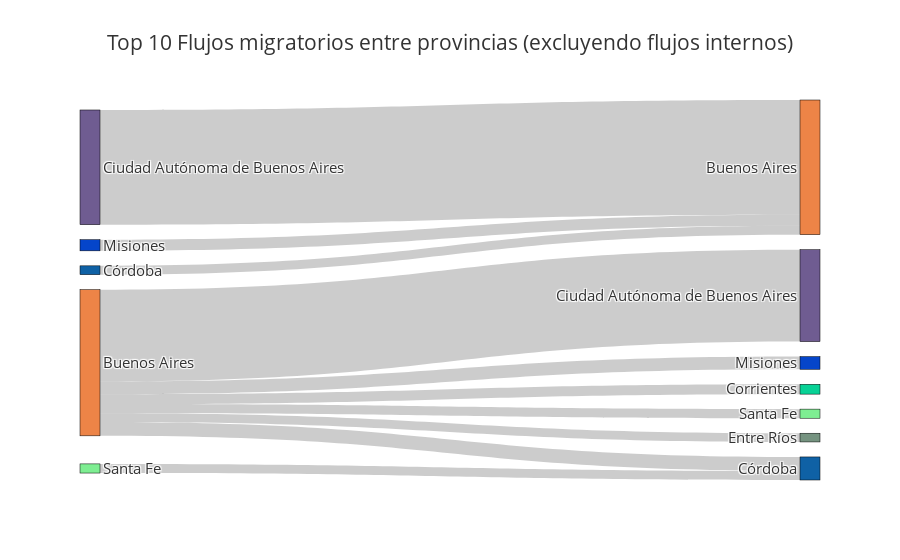

The notebook cell this image was saved under:
### Code cell
migraciones_no_self = df[df['provincia_origen_nombre'] != df['provincia_destino_nombre']]

migraciones_agrupadas = migraciones_no_self.groupby(['provincia_origen_nombre', 'provincia_destino_nombre'])['migrantes'].sum().reset_index()

top_10_migraciones = migraciones_agrupadas.nlargest(10, 'migrantes')

provincias = set(top_10_migraciones['provincia_origen_nombre'].unique()) | set(top_10_migraciones['provincia_destino_nombre'].unique())

colores = {}
for provincia in provincias:
    colores[provincia] = f'rgb({random.randint(0, 255)}, {random.randint(0, 255)}, {random.randint(0, 255)})'

#Grafico
fig = go.Figure(data=[go.Sankey(
    node=dict(
        pad=15,
        thickness=20,
        line=dict(color="black", width=0.5),
        label=top_10_migraciones['provincia_origen_nombre'].unique().tolist() + top_10_migraciones['provincia_destino_nombre'].unique().tolist(),
        color=[colores[provincia] for provincia in top_10_migraciones['provincia_origen_nombre'].unique().tolist()] + [colores[provincia] for provincia in top_10_migraciones['provincia_destino_nombre'].unique().tolist()],
    ),
    link=dict(
        source=[top_10_migraciones['provincia_origen_nombre'].unique().tolist().index(origen) for origen in top_10_migraciones['provincia_origen_nombre']],
        target=[len(top_10_migraciones['provincia_origen_nombre'].unique().tolist()) + top_10_migraciones['provincia_destino_nombre'].unique().tolist().index(destino) for destino in top_10_migraciones['provincia_destino_nombre']],  # índice de la provincia de destino
        value=top_10_migraciones['migrantes'],
    ),
    arrangement="snap",
)])

fig.update_layout(title_text="Top 10 Flujos migratorios entre provincias (excluyendo flujos internos)",
                  font_size=15,
                  template="ggplot2")

fig.show()

### Figure 1 — Plotly figure (JSON) as saved in the notebook; plotly's stock layout.template omitted (floating-point values rounded to 4 significant figures)
{"data": [{"arrangement": "snap", "link": {"source": [0, 1, 1, 1, 2, 1, 3, 1, 4, 1], "target": [5, 6, 7, 8, 5, 9, 7, 10, 5, 11], "value": [425192, 340635, 51525, 46877, 41216, 36559, 33901, 33730, 32764, 32320]}, "node": {"color": ["rgb(111, 92, 145)", "rgb(237, 132, 71)", "rgb(5, 69, 202)", "rgb(126, 238, 146)", "rgb(15, 97, 165)", "rgb(237, 132, 71)", "rgb(111, 92, 145)", "rgb(15, 97, 165)", "rgb(5, 69, 202)", "rgb(8, 210, 150)", "rgb(126, 238, 146)", "rgb(117, 147, 128)"], "label": ["Ciudad Autónoma de Buenos Aires", "Buenos Aires", "Misiones", "Santa Fe", "Córdoba", "Buenos Aires", "Ciudad Autónoma de Buenos Aires", "Córdoba", "Misiones", "Corrientes", "Santa Fe", "Entre Ríos"], "line": {"color": "black", "width": 0.5}, "pad": 15, "thickness": 20}, "type": "sankey"}], "layout": {"font": {"size": 15}, "title": {"text": "Top 10 Flujos migratorios entre provincias (excluyendo flujos internos)"}}}
